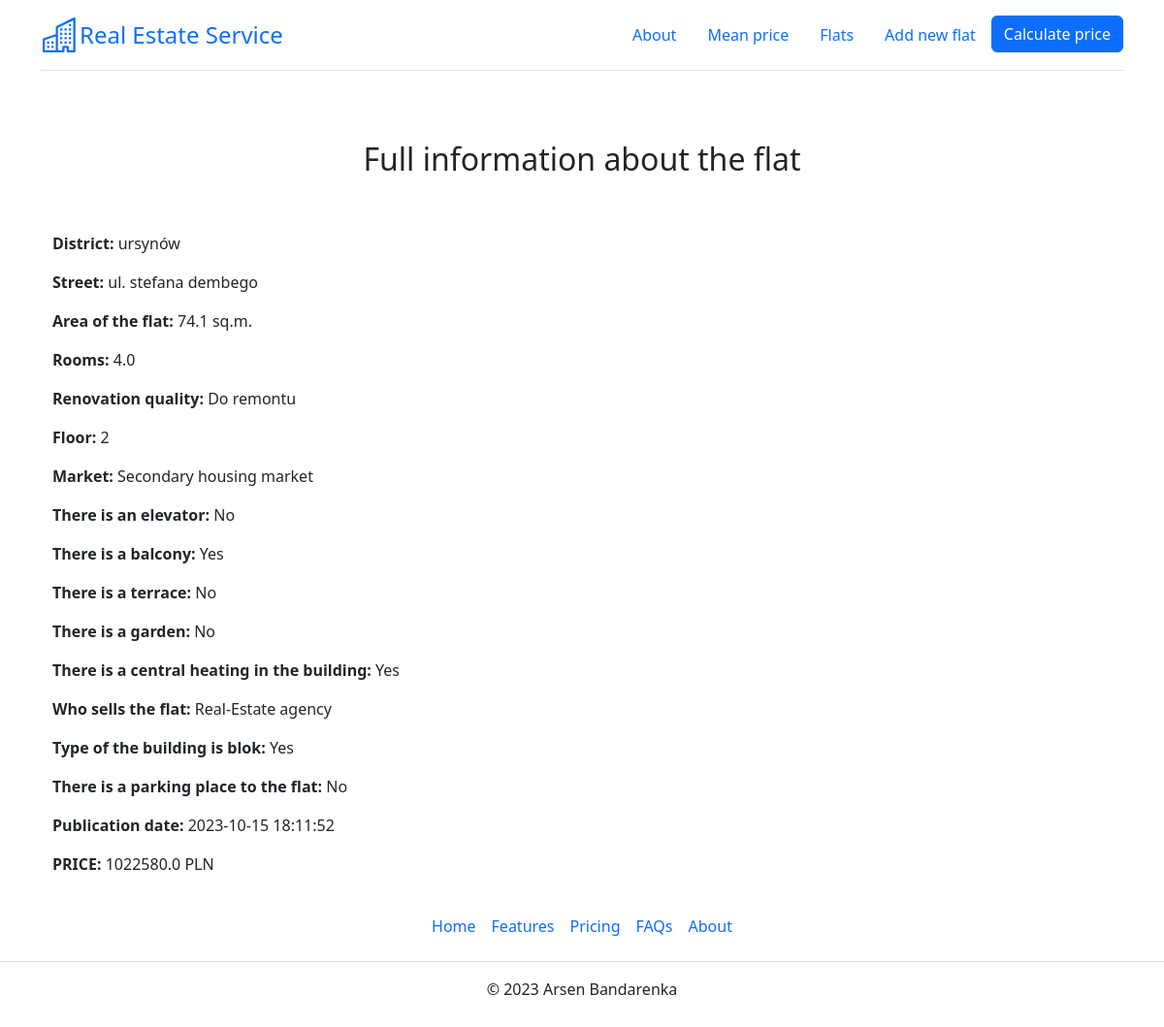
The page /flats/3 on the database as committed earlier.
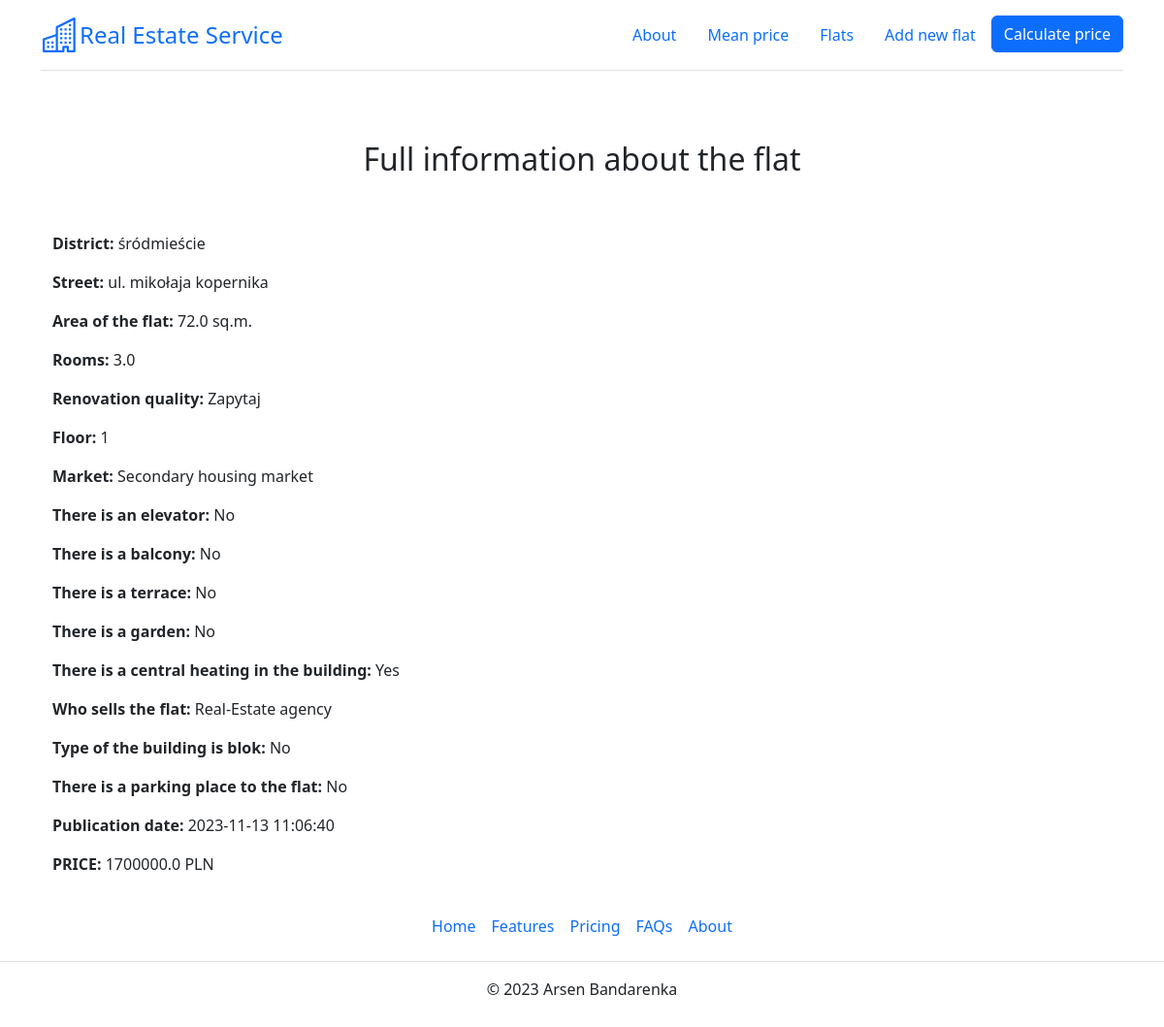
The same page on the database as committed later.
### app.py (models this page shows)
class Flat(db.Model):
    __tablename__ = "flats_load"
    __table_args__ = {'extend_existing': True}
    id = db.Column(db.Integer, primary_key=True, unique=True)
    district = db.Column(db.Text)
    street = db.Column(db.Text)
    price = db.Column(db.Float)
    area = db.Column(db.Float)
    rooms = db.Column(db.Integer)
    renovation = db.Column(db.Integer)
    floor = db.Column(db.Integer)
    market = db.Column(db.Integer)
    elevator = db.Column(db.Integer)
    balcony = db.Column(db.Integer)
    terrace = db.Column(db.Integer)
    garden = db.Column(db.Integer)
    central_heating = db.Column(db.Integer)
    seller = db.Column(db.Integer)
    blok = db.Column(db.Integer)
    parking = db.Column(db.Integer)
    publication_date = db.Column(db.DateTime, default=datetime.datetime.now())

### app.py (the view)
@app.route('/flats/<flat_id>')
def flat_detail(flat_id):
    flat = db.session.execute(db.select(Flat).where(Flat.id == flat_id)).one()[0]
    return render_template('flat_info.html', flat=flat, renovation_dict=renovation_dict, floor_dict=floor_dict,
                           market_dict=market_dict, binary_dict=binary_dict, seller_dict=seller_dict)

### templates/flat_info.html (shortened to what this page needs)
{% extends 'base.html' %}
{% block text_center %}<h2>Full information about the flat</h2>{% endblock %}
{% block body %}
<div class="container">
    <p><strong>District:</strong> {{flat.district}}</p>
    <p><strong>Street:</strong> {{flat.street}}</p>
    <p><strong>Area of the flat:</strong> {{flat.area}} sq.m.</p>
    <p><strong>Rooms:</strong> {{flat.rooms}}</p>
    <p><strong>Renovation quality:</strong> {{renovation_dict[flat.renovation]}}</p>
    <p><strong>Floor:</strong> {{flat.floor}}</p>
    <p><strong>Market:</strong> {{market_dict[flat.market]}}</p>
    <p><strong>There is an elevator:</strong> {{binary_dict[flat.elevator]}}</p>
    <p><strong>There is a balcony:</strong> {{binary_dict[flat.balcony]}}</p>
    <p><strong>There is a terrace:</strong> {{binary_dict[flat.terrace]}}</p>
    <p><strong>There is a garden:</strong> {{binary_dict[flat.garden]}}</p>
    <p><strong>There is a central heating in the building:</strong> {{binary_dict[flat.central_heating]}}</p>
    <p><strong>Who sells the flat:</strong> {{seller_dict[flat.seller]}}</p>
    <p><strong>Type of the building is blok:</strong> {{binary_dict[flat.blok]}}</p>
    <p><strong>There is a parking place to the flat:</strong> {{binary_dict[flat.parking]}}</p>
    <p><strong>Publication date:</strong> {{flat.publication_date}}</p>
    <p><strong>PRICE:</strong> {{ flat.price }} PLN</p>
</div>
{% endblock %}

Rows that differ between the two databases and show on the page:
changed Flat: district "ursynów" → "śródmieście"; street "ul. stefana dembego" → "ul. mikołaja kopernika"
Other text that changed with them:
{{ flat.area }}: "74.1" → "72.0"
{{ flat.rooms }}: "4.0" → "3.0"
{{ renovation_dict[flat.renovation] }}: "Do remontu" → "Zapytaj"
{{ flat.floor }}: "2" → "1"
{{ binary_dict[flat.balcony] }}: "Yes" → "No"
{{ binary_dict[flat.blok] }}: "Yes" → "No"
{{ flat.publication_date }}: "2023-10-15 18:11:52" → "2023-11-13 11:06:40"
{{ flat.price }}: "1022580.0" → "1700000.0"
